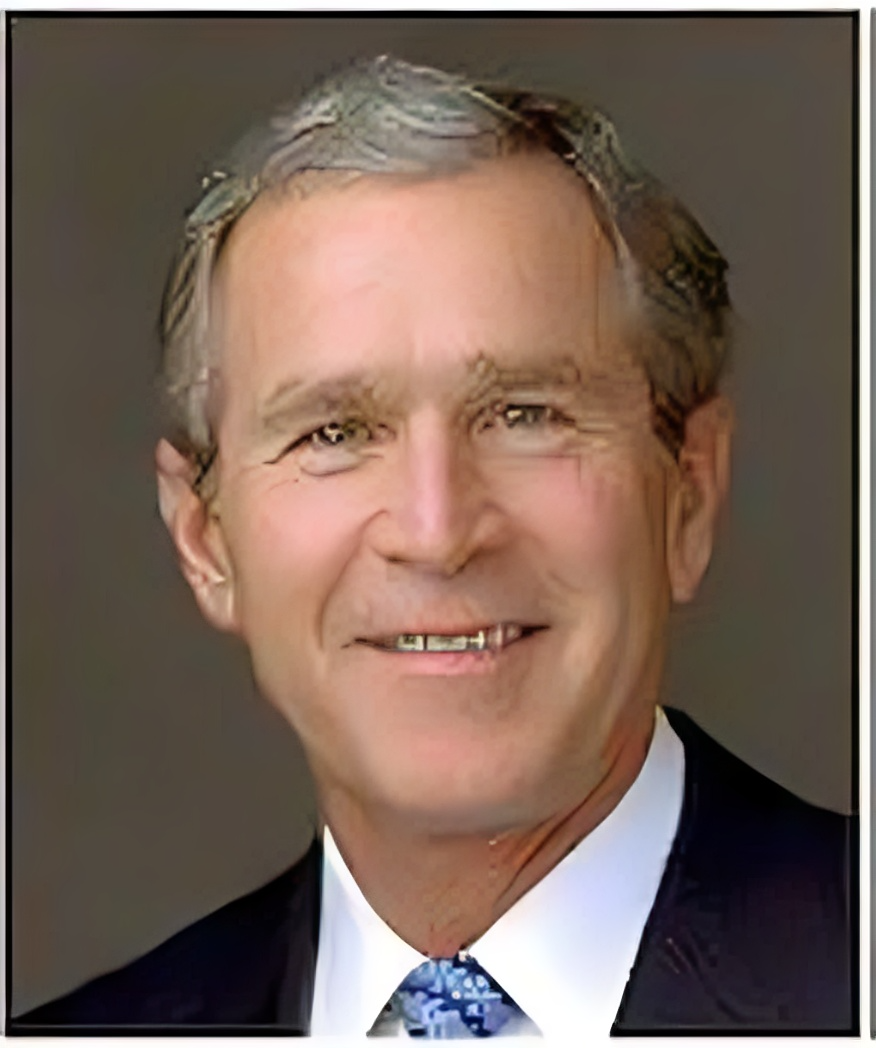
#> input picture Image Processing/Basic Math Operations/Face Morphing/face_morphing_2/image_1.png, 876 x 1048 px
$ python face_morphing_2.py
#> lines starting #> are read from the running program, lines starting #| are printed output that depends on the picture
import cv2
import numpy as np


image_1=cv2.imread("image_1.png")
#> image_1 is the input picture: shape (1048, 876, 3); mean B, G, R 87.8, 99, 119
image_2=cv2.imread("image_2.png")
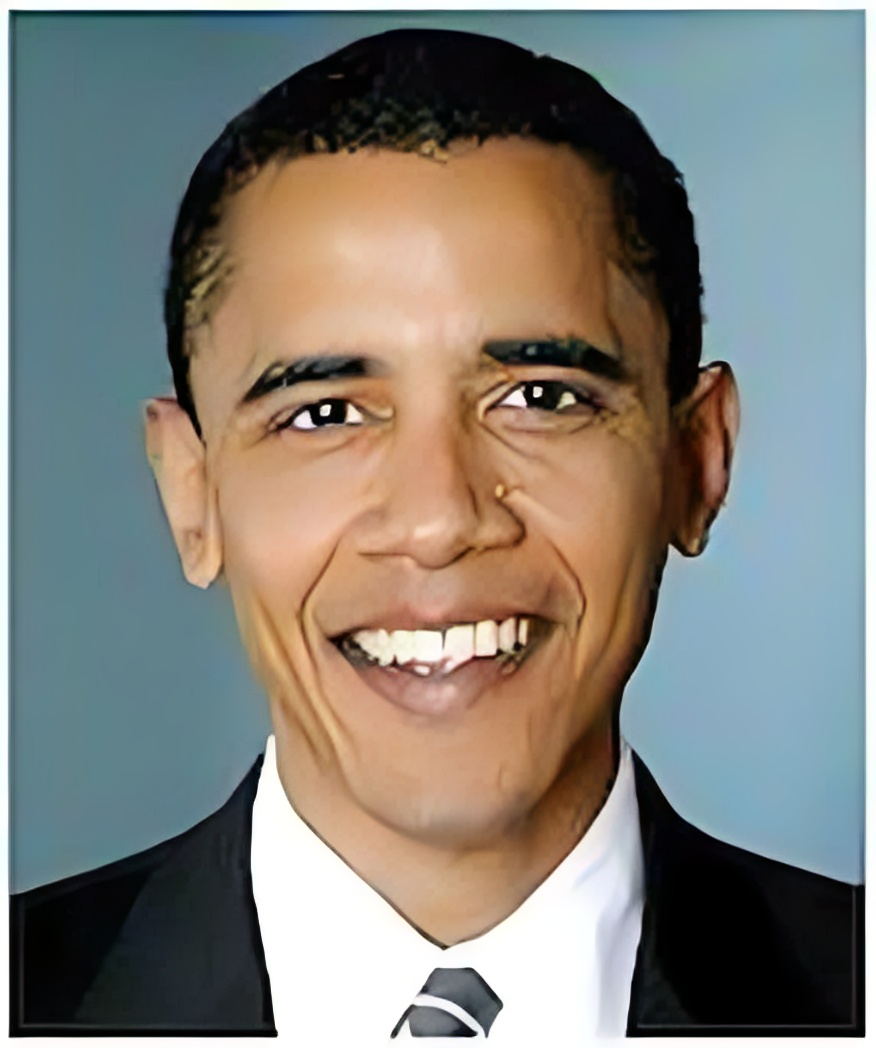
#> input picture Image Processing/Basic Math Operations/Face Morphing/face_morphing_2/image_2.png, 876 x 1048 px
#> image_2 is the input picture: shape (1048, 876, 3); mean B, G, R 121.5, 128.5, 130.3

image_1=image_1.astype(np.float32)
image_2=image_2.astype(np.float32)

result_1 = np.add(image_1 , image_2)
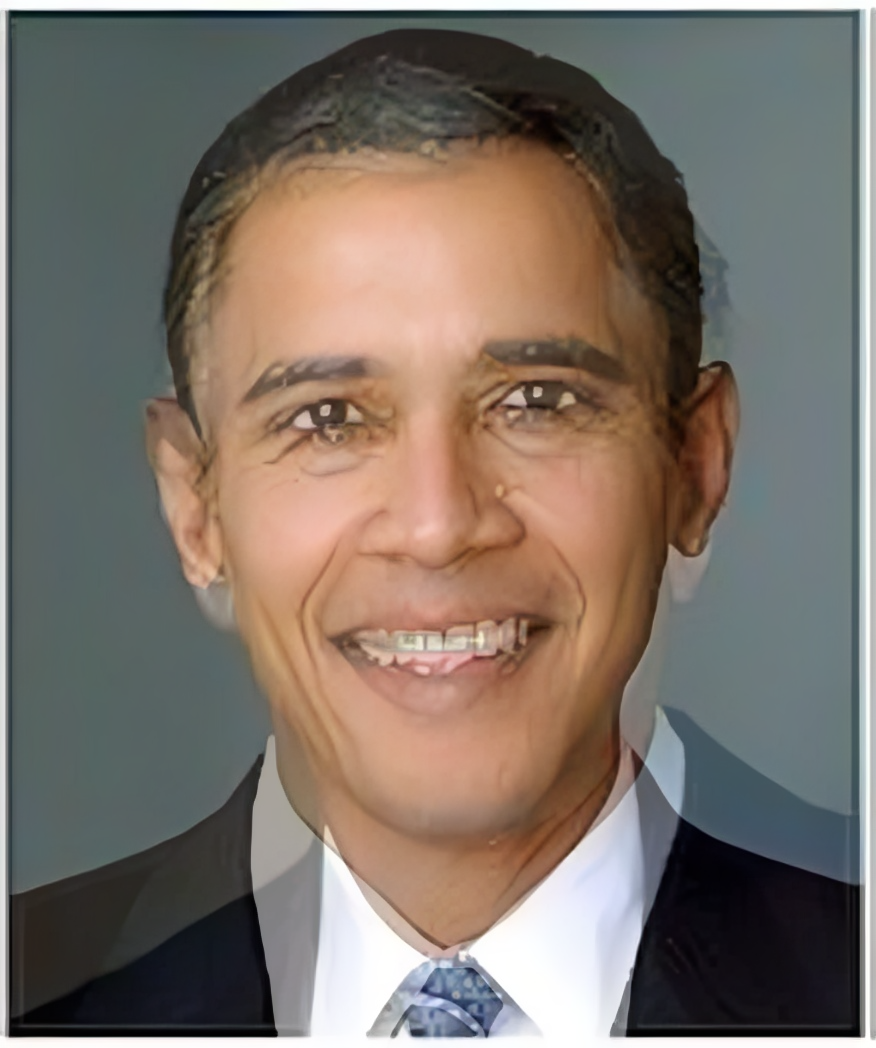
#> result_1: shape (1048, 876, 3) float32; mean B, G, R 209.3, 227.4, 249.4; drawn with min black and max white
result_2 = (image_1*3/4 + image_2*1/4)
result_3 = (image_1*1/4 + image_2*3/4)
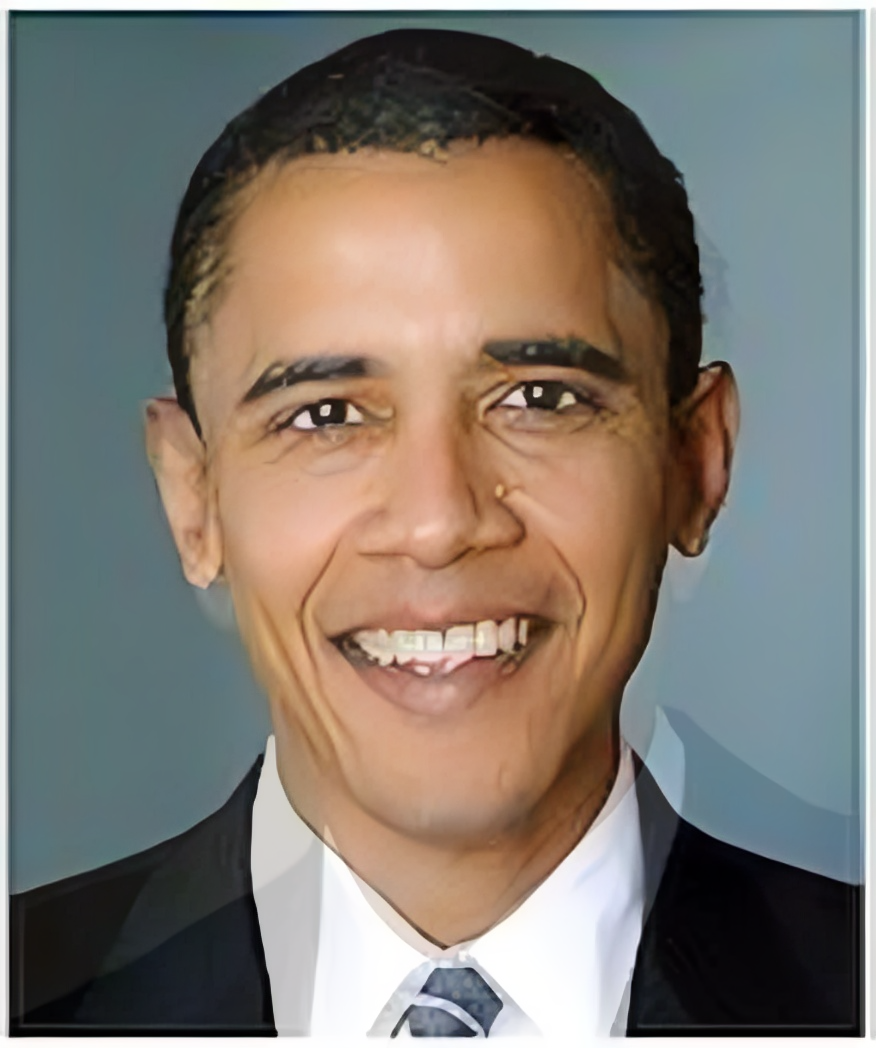
#> result_3: shape (1048, 876, 3) float32; mean B, G, R 113.2, 121, 127.4

result_1.astype(np.uint8)
result_2.astype(np.uint8)
result_3.astype(np.uint8)

results=np.concatenate((image_1,result_2,result_1,result_3,image_2),axis=1)
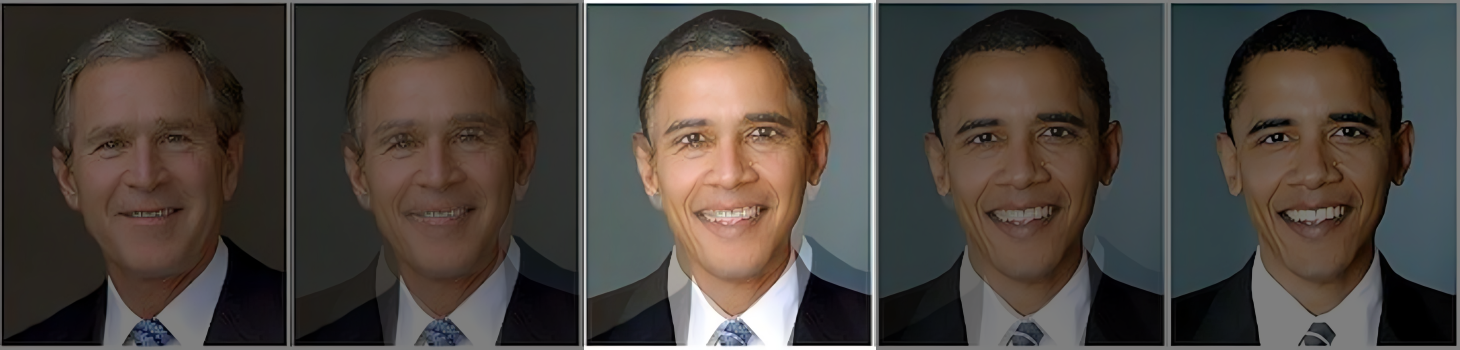
#> results: shape (1048, 4380, 3) float32 (shown at 1/3 size); mean B, G, R 125.7, 136.3, 149; drawn with min black and max white
cv2.imwrite("output2.png",results)
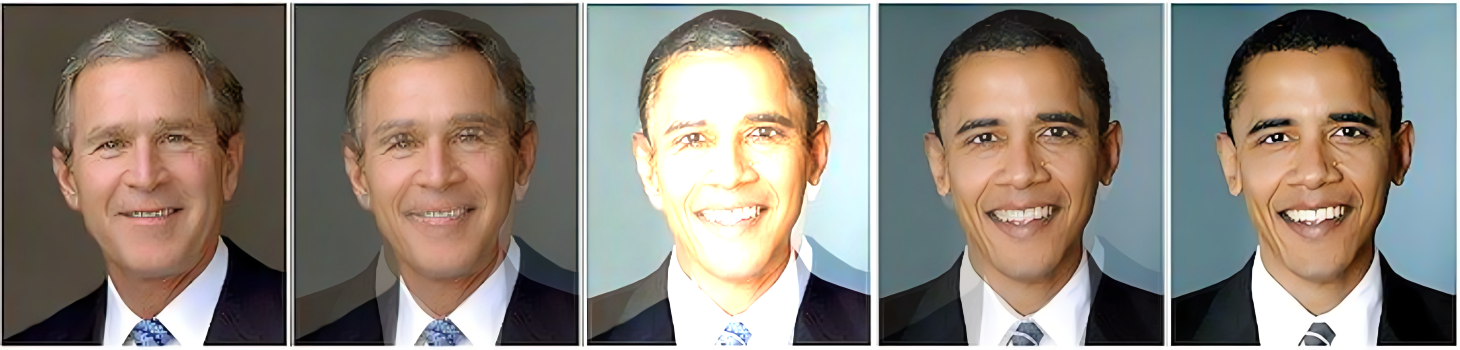
#> saved as output2.png: shape (1048, 4380, 3) (shown at 1/3 size); mean B, G, R 121, 130.6, 139
